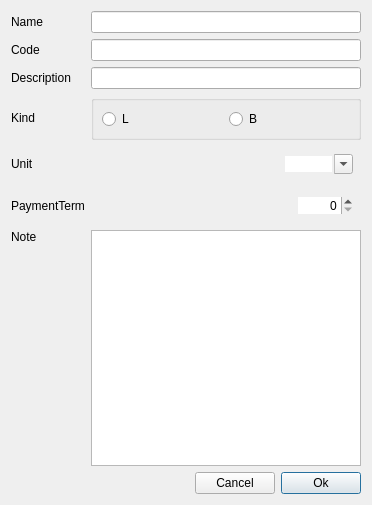
<?xml version="1.0" encoding="UTF-8"?>
<ui version="4.0">
 <class>InsertNodeP</class>
 <widget class="QDialog" name="InsertNodeP">
  <property name="geometry">
   <rect>
    <x>0</x>
    <y>0</y>
    <width>372</width>
    <height>505</height>
   </rect>
  </property>
  <layout class="QGridLayout" name="gridLayout">
   <item row="0" column="0">
    <widget class="QLabel" name="labName">
     <property name="sizePolicy">
      <sizepolicy hsizetype="Fixed" vsizetype="Preferred">
       <horstretch>0</horstretch>
       <verstretch>0</verstretch>
      </sizepolicy>
     </property>
     <property name="text">
      <string>Name</string>
     </property>
     <property name="buddy">
      <cstring>lineEditName</cstring>
     </property>
    </widget>
   </item>
   <item row="0" column="1" colspan="3">
    <widget class="LineEdit" name="lineEditName">
     <property name="sizePolicy">
      <sizepolicy hsizetype="Expanding" vsizetype="Fixed">
       <horstretch>0</horstretch>
       <verstretch>0</verstretch>
      </sizepolicy>
     </property>
    </widget>
   </item>
   <item row="1" column="0">
    <widget class="QLabel" name="labCode">
     <property name="text">
      <string>Code</string>
     </property>
     <property name="buddy">
      <cstring>lineEditCode</cstring>
     </property>
    </widget>
   </item>
   <item row="1" column="1" colspan="3">
    <widget class="LineEdit" name="lineEditCode">
     <property name="sizePolicy">
      <sizepolicy hsizetype="Expanding" vsizetype="Fixed">
       <horstretch>0</horstretch>
       <verstretch>0</verstretch>
      </sizepolicy>
     </property>
    </widget>
   </item>
   <item row="2" column="0">
    <widget class="QLabel" name="labDescription">
     <property name="text">
      <string>Description</string>
     </property>
     <property name="buddy">
      <cstring>lineEditDescription</cstring>
     </property>
    </widget>
   </item>
   <item row="2" column="1" colspan="3">
    <widget class="LineEdit" name="lineEditDescription">
     <property name="sizePolicy">
      <sizepolicy hsizetype="Expanding" vsizetype="Fixed">
       <horstretch>0</horstretch>
       <verstretch>0</verstretch>
      </sizepolicy>
     </property>
    </widget>
   </item>
   <item row="3" column="0">
    <widget class="QLabel" name="labKind">
     <property name="sizePolicy">
      <sizepolicy hsizetype="Preferred" vsizetype="Preferred">
       <horstretch>0</horstretch>
       <verstretch>0</verstretch>
      </sizepolicy>
     </property>
     <property name="toolTip">
      <string>Cannot be changed once set. Delete and recreate to modify.</string>
     </property>
     <property name="text">
      <string>Kind</string>
     </property>
     <property name="buddy">
      <cstring>rBtnDICD</cstring>
     </property>
    </widget>
   </item>
   <item row="3" column="1" colspan="3">
    <widget class="QGroupBox" name="groupBox_3">
     <property name="title">
      <string/>
     </property>
     <layout class="QGridLayout" name="gridLayout_2">
      <property name="leftMargin">
       <number>8</number>
      </property>
      <property name="topMargin">
       <number>8</number>
      </property>
      <property name="rightMargin">
       <number>8</number>
      </property>
      <property name="bottomMargin">
       <number>8</number>
      </property>
      <property name="spacing">
       <number>-1</number>
      </property>
      <item row="0" column="2">
       <widget class="QRadioButton" name="rBtnBranch">
        <property name="toolTip">
         <string>Branch</string>
        </property>
        <property name="text">
         <string notr="true">B</string>
        </property>
       </widget>
      </item>
      <item row="0" column="1">
       <widget class="QRadioButton" name="rBtnLeaf">
        <property name="toolTip">
         <string>Leaf</string>
        </property>
        <property name="text">
         <string notr="true">L</string>
        </property>
       </widget>
      </item>
     </layout>
    </widget>
   </item>
   <item row="4" column="0">
    <widget class="QLabel" name="labUnit">
     <property name="toolTip">
      <string>Cannot be changed once set. Delete and recreate to modify.</string>
     </property>
     <property name="text">
      <string>Unit</string>
     </property>
    </widget>
   </item>
   <item row="4" column="1" colspan="3">
    <layout class="QHBoxLayout" name="horizontalLayout_2">
     <property name="leftMargin">
      <number>8</number>
     </property>
     <property name="topMargin">
      <number>8</number>
     </property>
     <property name="rightMargin">
      <number>8</number>
     </property>
     <property name="bottomMargin">
      <number>8</number>
     </property>
     <item>
      <spacer name="horizontalSpacer_2">
       <property name="orientation">
        <enum>Qt::Orientation::Horizontal</enum>
       </property>
       <property name="sizeHint" stdset="0">
        <size>
         <width>40</width>
         <height>20</height>
        </size>
       </property>
      </spacer>
     </item>
     <item>
      <widget class="ComboBox" name="comboUnit">
       <property name="editable">
        <bool>true</bool>
       </property>
       <property name="insertPolicy">
        <enum>QComboBox::InsertPolicy::NoInsert</enum>
       </property>
       <property name="sizeAdjustPolicy">
        <enum>QComboBox::SizeAdjustPolicy::AdjustToContents</enum>
       </property>
       <property name="frame">
        <bool>false</bool>
       </property>
      </widget>
     </item>
    </layout>
   </item>
   <item row="5" column="0">
    <widget class="QLabel" name="labPaymentTrem">
     <property name="sizePolicy">
      <sizepolicy hsizetype="Preferred" vsizetype="Preferred">
       <horstretch>0</horstretch>
       <verstretch>0</verstretch>
      </sizepolicy>
     </property>
     <property name="text">
      <string>PaymentTerm</string>
     </property>
    </widget>
   </item>
   <item row="5" column="1" colspan="3">
    <layout class="QHBoxLayout" name="horizontalLayout">
     <property name="leftMargin">
      <number>8</number>
     </property>
     <property name="topMargin">
      <number>8</number>
     </property>
     <property name="rightMargin">
      <number>8</number>
     </property>
     <property name="bottomMargin">
      <number>8</number>
     </property>
     <item>
      <spacer name="horizontalSpacer_3">
       <property name="orientation">
        <enum>Qt::Orientation::Horizontal</enum>
       </property>
       <property name="sizeHint" stdset="0">
        <size>
         <width>40</width>
         <height>20</height>
        </size>
       </property>
      </spacer>
     </item>
     <item>
      <widget class="QSpinBox" name="spinPaymentTerm">
       <property name="frame">
        <bool>false</bool>
       </property>
       <property name="alignment">
        <set>Qt::AlignmentFlag::AlignRight|Qt::AlignmentFlag::AlignTrailing|Qt::AlignmentFlag::AlignVCenter</set>
       </property>
       <property name="maximum">
        <number>99999</number>
       </property>
      </widget>
     </item>
    </layout>
   </item>
   <item row="6" column="0">
    <widget class="QLabel" name="labNote">
     <property name="sizePolicy">
      <sizepolicy hsizetype="Preferred" vsizetype="Expanding">
       <horstretch>0</horstretch>
       <verstretch>0</verstretch>
      </sizepolicy>
     </property>
     <property name="text">
      <string>Note</string>
     </property>
     <property name="alignment">
      <set>Qt::AlignmentFlag::AlignLeading|Qt::AlignmentFlag::AlignLeft|Qt::AlignmentFlag::AlignTop</set>
     </property>
     <property name="buddy">
      <cstring>plainTextEdit</cstring>
     </property>
    </widget>
   </item>
   <item row="7" column="0" colspan="2">
    <spacer name="horizontalSpacer">
     <property name="orientation">
      <enum>Qt::Orientation::Horizontal</enum>
     </property>
     <property name="sizeHint" stdset="0">
      <size>
       <width>111</width>
       <height>20</height>
      </size>
     </property>
    </spacer>
   </item>
   <item row="7" column="2">
    <widget class="QPushButton" name="pBtnCancel">
     <property name="sizePolicy">
      <sizepolicy hsizetype="Fixed" vsizetype="Fixed">
       <horstretch>0</horstretch>
       <verstretch>0</verstretch>
      </sizepolicy>
     </property>
     <property name="text">
      <string>Cancel</string>
     </property>
    </widget>
   </item>
   <item row="7" column="3">
    <widget class="QPushButton" name="pBtnOk">
     <property name="sizePolicy">
      <sizepolicy hsizetype="Fixed" vsizetype="Fixed">
       <horstretch>0</horstretch>
       <verstretch>0</verstretch>
      </sizepolicy>
     </property>
     <property name="text">
      <string>Ok</string>
     </property>
     <property name="default">
      <bool>true</bool>
     </property>
    </widget>
   </item>
   <item row="6" column="1" colspan="3">
    <widget class="PlainTextEdit" name="plainTextEdit">
     <property name="tabChangesFocus">
      <bool>true</bool>
     </property>
    </widget>
   </item>
  </layout>
 </widget>
 <customwidgets>
  <customwidget>
   <class>LineEdit</class>
   <extends>QLineEdit</extends>
   <header location="global">widget/lineedit.h</header>
  </customwidget>
  <customwidget>
   <class>ComboBox</class>
   <extends>QComboBox</extends>
   <header location="global">widget/combobox.h</header>
  </customwidget>
  <customwidget>
   <class>PlainTextEdit</class>
   <extends>QPlainTextEdit</extends>
   <header location="global">widget/plaintextedit.h</header>
  </customwidget>
 </customwidgets>
 <tabstops>
  <tabstop>lineEditName</tabstop>
  <tabstop>lineEditCode</tabstop>
  <tabstop>plainTextEdit</tabstop>
  <tabstop>pBtnOk</tabstop>
  <tabstop>pBtnCancel</tabstop>
 </tabstops>
 <resources/>
 <connections>
  <connection>
   <sender>pBtnCancel</sender>
   <signal>clicked()</signal>
   <receiver>InsertNodeP</receiver>
   <slot>reject()</slot>
   <hints>
    <hint type="sourcelabel">
     <x>325</x>
     <y>581</y>
    </hint>
    <hint type="destinationlabel">
     <x>219</x>
     <y>574</y>
    </hint>
   </hints>
  </connection>
  <connection>
   <sender>pBtnOk</sender>
   <signal>clicked()</signal>
   <receiver>InsertNodeP</receiver>
   <slot>accept()</slot>
   <hints>
    <hint type="sourcelabel">
     <x>389</x>
     <y>587</y>
    </hint>
    <hint type="destinationlabel">
     <x>45</x>
     <y>569</y>
    </hint>
   </hints>
  </connection>
 </connections>
</ui>
